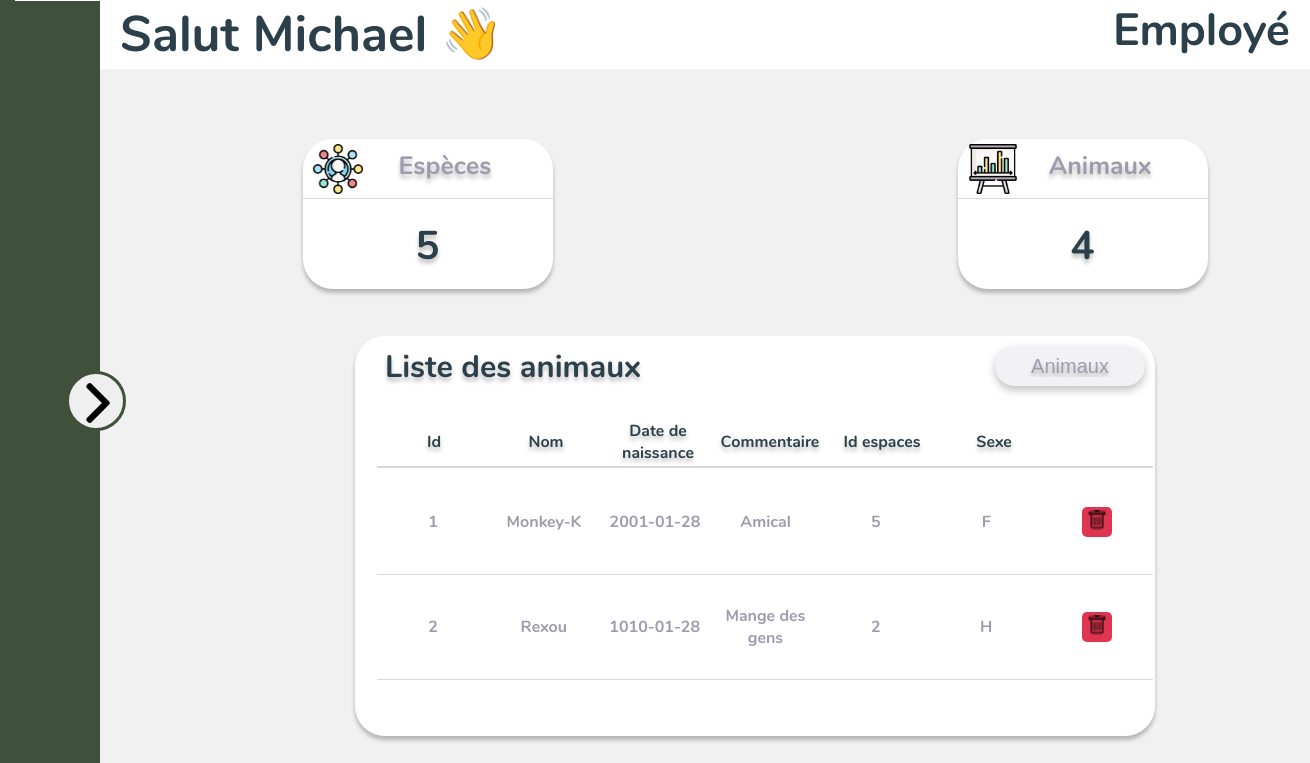
Page /dashboard_employe/index.php (signed in) on the committed database.
### tables this page shows
CREATE TABLE `animaux` (
  `id` int(11) NOT NULL,
  `date_de_naissance` date DEFAULT NULL,
  `nom_animal` varchar(50) NOT NULL,
  `commentaire` text DEFAULT NULL,
  `id_Especes` int(11) NOT NULL,
  `sexe` varchar(50) NOT NULL
);

### dashboard_employe/index.php (the view, shortened to what this page needs)
<?php
    include '../bdd.php';
?>
<!DOCTYPE html>
<html lang="fr">
<head>
    <link rel="stylesheet" href="style.css">
</head>
<body>
    <div class="boxLeft">
        <div class="container-menu">
            <button id="btnBurger"><img src="../img/img_for_dashbord_employe/fleche-droite.png" class="fleche-menu"></button>
        </div>
    </div>
    <div id="dashboardPage" class="show">
        <header>
            <p class="welcome">Salut <?php if(isset($_SESSION['login'])){echo $_SESSION['login'];}?> 👋</p>
            <p class="employe">Employé</p>
        </header>
        <div class="main">
            <div class="containerLeft">
                <div class="yass">
                    <div class="containerimg">
                        <img src="../img/img_for_dashbord_employe/especes.png" class="imgcontainer">
                        <p class="titel">Espèces</p>
                    </div>
                </div>
                <p class="number">
                <?php
                $DBCountRace = "SELECT COUNT( * ) AS 'NbnRace' FROM especes";
                $DBQueryCountRace = mysqli_query($DBlink, $DBCountRace);
                while($row = mysqli_fetch_assoc($DBQueryCountRace)){
                    echo $row['NbnRace'];
                }
                ?>
                </p>
            </div>
            <div class="containerRight">
                <div class="yass">
                    <div class="containerimg">
                        <img src="../img/img_for_dashbord_employe/animaux.png" class="imgcontainer">
                        <p class="titel">Animaux</p>
                    </div>
                </div>
                <p class="number">
                    <?php
                    $DBCountAnimaux = "SELECT COUNT( * ) AS 'NbnAnimaux' FROM animaux";
                    $DBQueryCountAnimaux = mysqli_query($DBlink, $DBCountAnimaux);
                    while($row = mysqli_fetch_assoc($DBQueryCountAnimaux)){
                        echo $row['NbnAnimaux'];
                    }
                    ?>
                </p>
                </div>
            <div class="partbottom">
                <h2 id="showTableTitleDashBoard">Liste des animaux</h2>
                <select class="menuDeroulant" id="dashboardSelectTable">
                    <option value="animaux">Animaux</option>
                </select>
                <div class="tableContainer show" id="tableContainerAnimauxDashBoard">
                    <table>
                        <thead>
                            <tr>
                                <th>Id</th>
                                <th>Nom</th>
                                <th>Date de naissance</th>
                                <th>Commentaire</th>
                                <th>Id espaces</th>
                                <th>Sexe</th>
                            </tr>
                        </thead>
                        <tbody>
                        <?php
                            $DBShowAnimaux = 'SELECT * FROM `animaux`';
                            $DBQueryAnimaux = mysqli_query($DBlink, $DBShowAnimaux);
                            while($row = mysqli_fetch_assoc($DBQueryAnimaux))
                            {
                                ?>
                                <tr>
                                    <form action="deleteAnimaux.php" method="post">
                                        <td><?php echo $row["id"]; ?></td>
                                        <td><?php echo $row["nom_animal"]; ?></td>
                                        <td><?php echo $row["date_de_naissance"]; ?></td>
                                        <td>
                                            <div class="commentContainerInTable">
                                                <p>
                                                <?php echo $row["commentaire"]; ?>
                                                </p>
                                            </div>
                                        </td>
                                        <td><?php echo $row["id_Especes"]; ?></td>
                                        <td><?php echo $row["sexe"]; ?></td>
                                        <td><button class="buttonSupp">
                                            <img src="../img/img_for_dashbord_employe/poubelle.png" class="supp">
                                        </button>
                                        </td>
                                    </form>
                                </tr>
                                <?php
                            }
                            ?>
                        </tbody>
                    </table>
                </div>
            </div>
        </div>
    </div>
</body>
</html>

### rows in the picture
animaux: id "1", nom_animal "Monkey-K", date_de_naissance "2001-01-28", commentaire "Amical", id_Especes "5", sexe "F"
animaux: id "2", nom_animal "Rexou", date_de_naissance "1010-01-28", commentaire "Mange des gens", id_Especes "2", sexe "H"

### other values in the picture
$_SESSION['login'] "Michael"
$row['NbnRace'] "5"
$row['NbnAnimaux'] "4"
